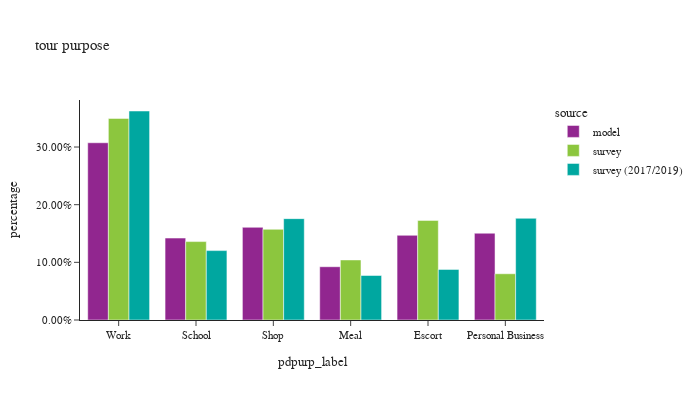

Notebook cell for this chart:
### Markdown cell above
## percent of tours by purpose

### Code cell
df_plot = df_tour.groupby(['source','pdpurp_label'])['toexpfac'].sum().reset_index()
df_plot['percentage'] = df_plot.groupby(['source'], group_keys=False)['toexpfac']. \
    apply(lambda x: x / float(x.sum()))
# df_plot
df_plot_ct = df_tour.groupby(['source','pdpurp_label'])['toexpfac'].count().reset_index(). \
    rename(columns={'toexpfac':'sample count'})
df_plot = df_plot.merge(df_plot_ct, on=['source','pdpurp_label'])

fig = px.bar(df_plot.sort_values(by=['source']), x="pdpurp_label", y="percentage", color="source",
             barmode="group",hover_data=['sample count'],title="tour purpose")
fig.update_layout(height=400, width=700, font=dict(size=11),
                  yaxis=dict(tickformat=".2%"))
fig.show()

### Figure 1 — Plotly figure (JSON) as saved in the notebook; plotly's stock layout.template omitted (floating-point values rounded to 4 significant figures)
{"data": [{"alignmentgroup": "True", "customdata": [[159200], [73596], [83268], [47857], [76065], [77955]], "hovertemplate": "source=model<br>pdpurp_label=%{x}<br>percentage=%{y}<br>sample count=%{customdata[0]}<extra></extra>", "legendgroup": "model", "marker": {"color": "#91268F", "pattern": {"shape": ""}}, "name": "model", "offsetgroup": "model", "orientation": "v", "showlegend": true, "textposition": "auto", "type": "bar", "x": ["Work", "School", "Shop", "Meal", "Escort", "Personal Business"], "xaxis": "x", "y": [0.3074, 0.1421, 0.1608, 0.0924, 0.1469, 0.1505], "yaxis": "y"}, {"alignmentgroup": "True", "customdata": [[753], [885], [874], [1402], [652], [2546]], "hovertemplate": "source=survey<br>pdpurp_label=%{x}<br>percentage=%{y}<br>sample count=%{customdata[0]}<extra></extra>", "legendgroup": "survey", "marker": {"color": "#8CC63E", "pattern": {"shape": ""}}, "name": "survey", "offsetgroup": "survey", "orientation": "v", "showlegend": true, "textposition": "auto", "type": "bar", "x": ["Personal Business", "Escort", "Meal", "Shop", "School", "Work"], "xaxis": "x", "y": [0.0802, 0.1728, 0.1042, 0.1573, 0.136, 0.3496], "yaxis": "y"}, {"alignmentgroup": "True", "customdata": [[5592], [1130], [1723], [1197], [809], [1634]], "hovertemplate": "source=survey (2017/2019)<br>pdpurp_label=%{x}<br>percentage=%{y}<br>sample count=%{customdata[0]}<extra></extra>", "legendgroup": "survey (2017/2019)", "marker": {"color": "#00A7A0", "pattern": {"shape": ""}}, "name": "survey (2017/2019)", "offsetgroup": "survey (2017/2019)", "orientation": "v", "showlegend": true, "textposition": "auto", "type": "bar", "x": ["Work", "School", "Shop", "Meal", "Escort", "Personal Business"], "xaxis": "x", "y": [0.3625, 0.1204, 0.1758, 0.07722, 0.08777, 0.1764], "yaxis": "y"}], "layout": {"barmode": "group", "font": {"size": 11}, "height": 400, "legend": {"title": {"text": "source"}, "tracegroupgap": 0}, "title": {"text": "tour purpose"}, "width": 700, "xaxis": {"anchor": "y", "domain": [0.0, 1.0], "title": {"text": "pdpurp_label"}}, "yaxis": {"anchor": "x", "domain": [0.0, 1.0], "tickformat": ".2%", "title": {"text": "percentage"}}}}
